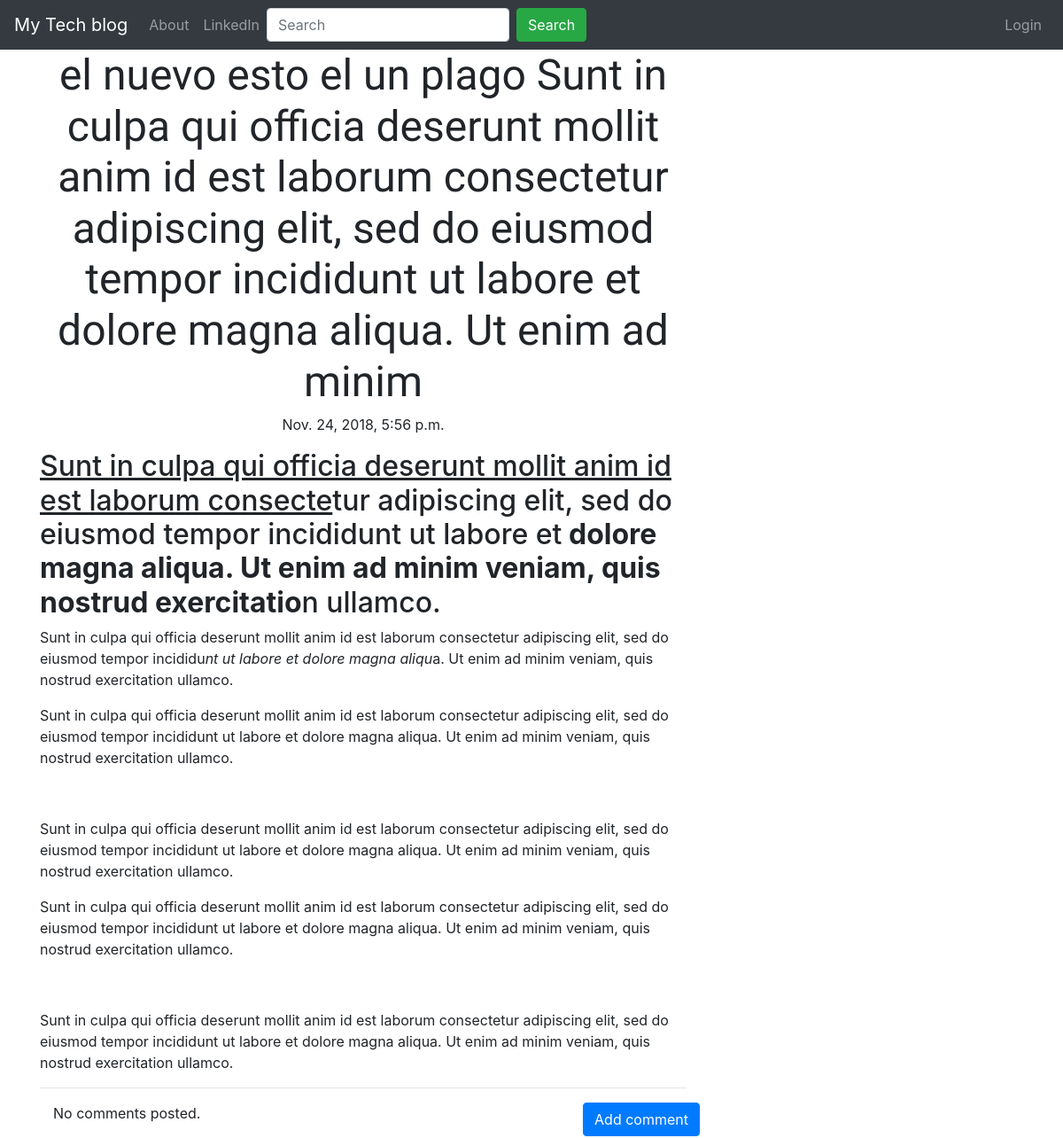
The page /post/10/ on the database its author committed.
### blog/models.py (models this page shows, shortened)
class Post(models.Model):
    author = models.ForeignKey('auth.User',on_delete=models.DO_NOTHING)
    title = models.CharField(max_length=200)
    text = models.TextField()
    created_date = models.DateTimeField(default=timezone.now)
    published_date = models.DateTimeField(blank=True, null=True)

### blog/views.py (the view)
# urls.py: path('post/<int:pk>/',views.PostDetailView.as_view(),name='post_detail'),
class PostDetailView(DetailView):
    model = Post

### blog/templates/blog/post_detail.html (shortened to what this page needs)
{% extends 'blog/base.html' %}
{% block content %}
        <h1 class='posttitle loader'>{{ post.title }}</h1>
        {% if post.published_date %}
            <div class="date postdate">
                {{ post.published_date }}
            </div>
        {% else %}
            <a class="btn btn-default" href="{% url 'post_publish' pk=post.pk %}">Publish</a>
        {% endif %}
      <p class='postcontent' >{{ post.text|safe|linebreaksbr }}</p>
  <hr>
  <a class="btn btn-primary btn-comment" href="{% url 'add_comment_to_post' pk=post.pk %}">Add comment</a>
  <div class="container">
  {% for comment in post.comments.all %}
  <br>
      {% if user.is_authenticated or comment.approved_comment %}
              {{ comment.created_date }}
              {% if not comment.approved_comment %}
                  <a class="btn btn-default" href="{% url 'comment_remove' pk=comment.pk %}"><i class="fa fa-trash"></i> Trash</button></a>
                  <a class="btn btn-default" href="{% url 'comment_approve' pk=comment.pk %}"><i class="far fa-thumbs-up"></i> Publish</a>
              {% endif %}
          <p>{{ comment.text|safe|linebreaks }}</p>
          <p>Posted by: <strong>{{ comment.author }}</strong></p>
      {% endif %}
  {% empty %}
      <p>No comments posted.</p>
  {% endfor %}
</div>
{% endblock %}

### blog/static/css/blog.css (style rules this page uses)
.postdate { text-align: center; }
.posttitle { font-family: 'Russo One', sans-serif; font-size: 3em; text-align: center; }
.postcontent { font-family: 'Montserrat'; font-size: 1.5em; }
.btn-comment { position: absolute; right: 0px; }

### rows shown on the page
Post: title "el nuevo esto el un plago Sunt in culpa qui officia deserunt mollit anim id est laborum consectetur adipiscing elit, sed do eiusmod tempor incididunt ut labore et dolore magna aliqua. Ut enim ad minim", published_date "Nov. 24, 2018, 5:56 p.m.", text "Sunt in culpa qui officia deserunt mollit anim id est laborum consecte tur adipiscing elit, sed do eiusmod tempor incididunt ut labore et dolore magna aliqua. Ut enim ad minim veniam, quis nostrud exercitatio n ullamco. Sunt in culpa qui officia deserunt mollit anim id est laborum consectetur adipiscing elit, sed do eiusmod tempor incididu nt ut labore et dolore magna aliqu a. Ut enim ad minim veniam, quis nostrud exercitation ullamco. Sunt in culpa qui officia deserunt mollit anim id est laborum consectetur adipiscing elit, sed do eiusmod tempor incididunt ut labore et dolore magna aliqua. Ut enim ad minim veniam, quis nostrud exercitation ullamco. Sunt in culpa qui officia deserunt mollit…"
